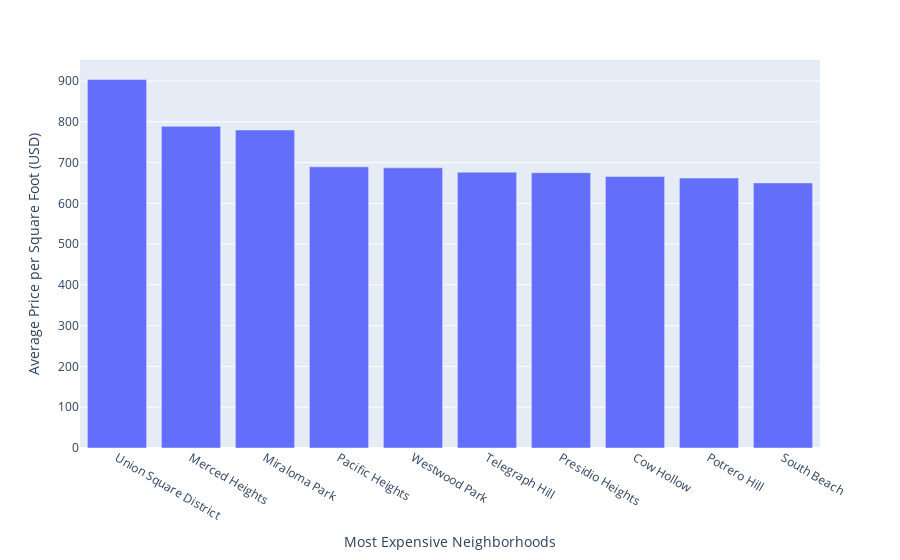

The code cell stored with this chart in its notebook:
### Code cell
# Plotting the data from the top 10 expensive neighborhoods
top_cost_fig = px.bar(top_ten_df, labels={"neighborhood": "Most Expensive Neighborhoods", "value": "Average Price per Square Foot (USD)"})
top_cost_fig.update_layout(showlegend=False)
# Show the plot
top_cost_fig.show()

### Figure 1 — Plotly figure (JSON) as saved in the notebook; plotly's stock layout.template omitted (floating-point values rounded to 4 significant figures)
{"data": [{"alignmentgroup": "True", "hovertemplate": "variable=sale_price_sqr_foot<br>Most Expensive Neighborhoods=%{x}<br>Average Price per Square Foot (USD)=%{y}<extra></extra>", "legendgroup": "sale_price_sqr_foot", "marker": {"color": "#636efa", "pattern": {"shape": ""}}, "name": "sale_price_sqr_foot", "offsetgroup": "sale_price_sqr_foot", "orientation": "v", "showlegend": true, "textposition": "auto", "type": "bar", "x": ["Union Square District", "Merced Heights", "Miraloma Park", "Pacific Heights", "Westwood Park", "Telegraph Hill", "Presidio Heights", "Cow Hollow", "Potrero Hill", "South Beach"], "xaxis": "x", "y": [904.0, 788.8, 779.8, 689.6, 687.1, 676.5, 675.4, 666.0, 662.0, 650.1], "yaxis": "y"}], "layout": {"barmode": "relative", "legend": {"title": {"text": "variable"}, "tracegroupgap": 0}, "margin": {"t": 60}, "showlegend": false, "xaxis": {"anchor": "y", "domain": [0, 1], "title": {"text": "Most Expensive Neighborhoods"}}, "yaxis": {"anchor": "x", "domain": [0, 1], "title": {"text": "Average Price per Square Foot (USD)"}}}}
